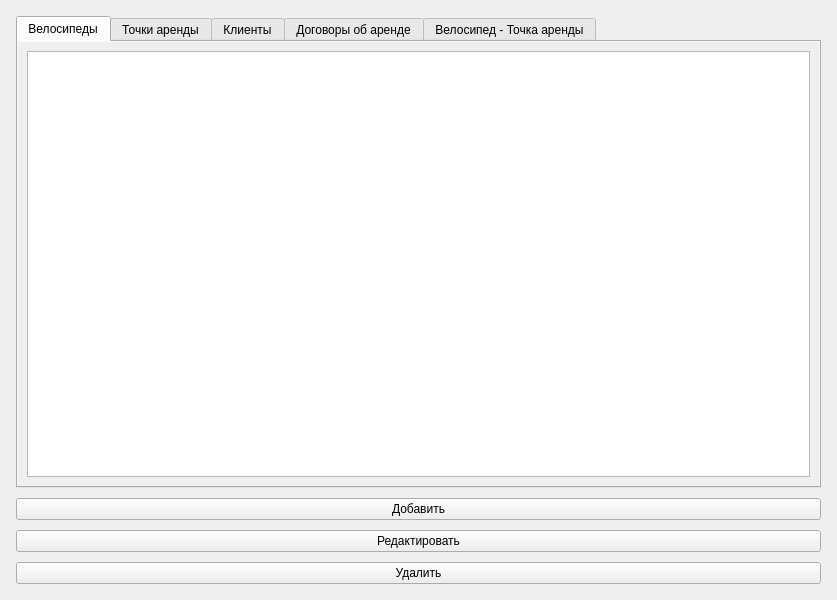
<?xml version="1.0" encoding="UTF-8"?>
<ui version="4.0">
 <class>Widget</class>
 <widget class="QWidget" name="Widget">
  <property name="geometry">
   <rect>
    <x>0</x>
    <y>0</y>
    <width>835</width>
    <height>600</height>
   </rect>
  </property>
  <property name="windowTitle">
   <string>Widget</string>
  </property>
  <layout class="QVBoxLayout" name="verticalLayout_2">
   <item>
    <layout class="QVBoxLayout" name="verticalLayout">
     <property name="spacing">
      <number>10</number>
     </property>
     <property name="sizeConstraint">
      <enum>QLayout::SetMaximumSize</enum>
     </property>
     <property name="leftMargin">
      <number>5</number>
     </property>
     <property name="topMargin">
      <number>5</number>
     </property>
     <property name="rightMargin">
      <number>5</number>
     </property>
     <property name="bottomMargin">
      <number>5</number>
     </property>
     <item>
      <widget class="QTabWidget" name="tabWidget_main">
       <property name="autoFillBackground">
        <bool>true</bool>
       </property>
       <property name="currentIndex">
        <number>0</number>
       </property>
       <widget class="QWidget" name="tab_bikes">
        <property name="autoFillBackground">
         <bool>true</bool>
        </property>
        <attribute name="title">
         <string>Велосипеды</string>
        </attribute>
        <layout class="QVBoxLayout" name="verticalLayout_3">
         <item>
          <widget class="QTableView" name="tableView_bikes">
           <property name="autoFillBackground">
            <bool>true</bool>
           </property>
          </widget>
         </item>
        </layout>
       </widget>
       <widget class="QWidget" name="tab_rent_places">
        <property name="minimumSize">
         <size>
          <width>801</width>
          <height>0</height>
         </size>
        </property>
        <property name="autoFillBackground">
         <bool>true</bool>
        </property>
        <attribute name="title">
         <string>Точки аренды</string>
        </attribute>
        <layout class="QVBoxLayout" name="verticalLayout_4">
         <item>
          <widget class="QTableView" name="tableView_rent_places">
           <property name="autoFillBackground">
            <bool>true</bool>
           </property>
          </widget>
         </item>
        </layout>
       </widget>
       <widget class="QWidget" name="tab_clients">
        <property name="autoFillBackground">
         <bool>true</bool>
        </property>
        <attribute name="title">
         <string>Клиенты</string>
        </attribute>
        <layout class="QVBoxLayout" name="verticalLayout_6">
         <item>
          <widget class="QTableView" name="tableView_clients">
           <property name="autoFillBackground">
            <bool>true</bool>
           </property>
          </widget>
         </item>
         <item>
          <widget class="QTableView" name="tableView_additional_clients">
           <property name="enabled">
            <bool>true</bool>
           </property>
          </widget>
         </item>
        </layout>
       </widget>
       <widget class="QWidget" name="tab_rent_agreement">
        <property name="autoFillBackground">
         <bool>true</bool>
        </property>
        <attribute name="title">
         <string>Договоры об аренде</string>
        </attribute>
        <layout class="QVBoxLayout" name="verticalLayout_5">
         <item>
          <widget class="QTableView" name="tableView_rent_agreement">
           <property name="autoFillBackground">
            <bool>true</bool>
           </property>
          </widget>
         </item>
        </layout>
       </widget>
       <widget class="QWidget" name="tab_bike_rent">
        <property name="autoFillBackground">
         <bool>true</bool>
        </property>
        <attribute name="title">
         <string>Велосипед - Точка аренды</string>
        </attribute>
        <layout class="QHBoxLayout" name="horizontalLayout_4">
         <item>
          <widget class="QTableView" name="tableView_bike_rent_place">
           <property name="autoFillBackground">
            <bool>true</bool>
           </property>
          </widget>
         </item>
        </layout>
       </widget>
      </widget>
     </item>
     <item>
      <widget class="QPushButton" name="pushButton_add">
       <property name="text">
        <string>Добавить</string>
       </property>
      </widget>
     </item>
     <item>
      <widget class="QPushButton" name="pushButton">
       <property name="text">
        <string>Редактировать</string>
       </property>
      </widget>
     </item>
     <item>
      <widget class="QPushButton" name="pushButton_del">
       <property name="text">
        <string>Удалить</string>
       </property>
      </widget>
     </item>
    </layout>
   </item>
  </layout>
 </widget>
 <resources/>
 <connections/>
</ui>
